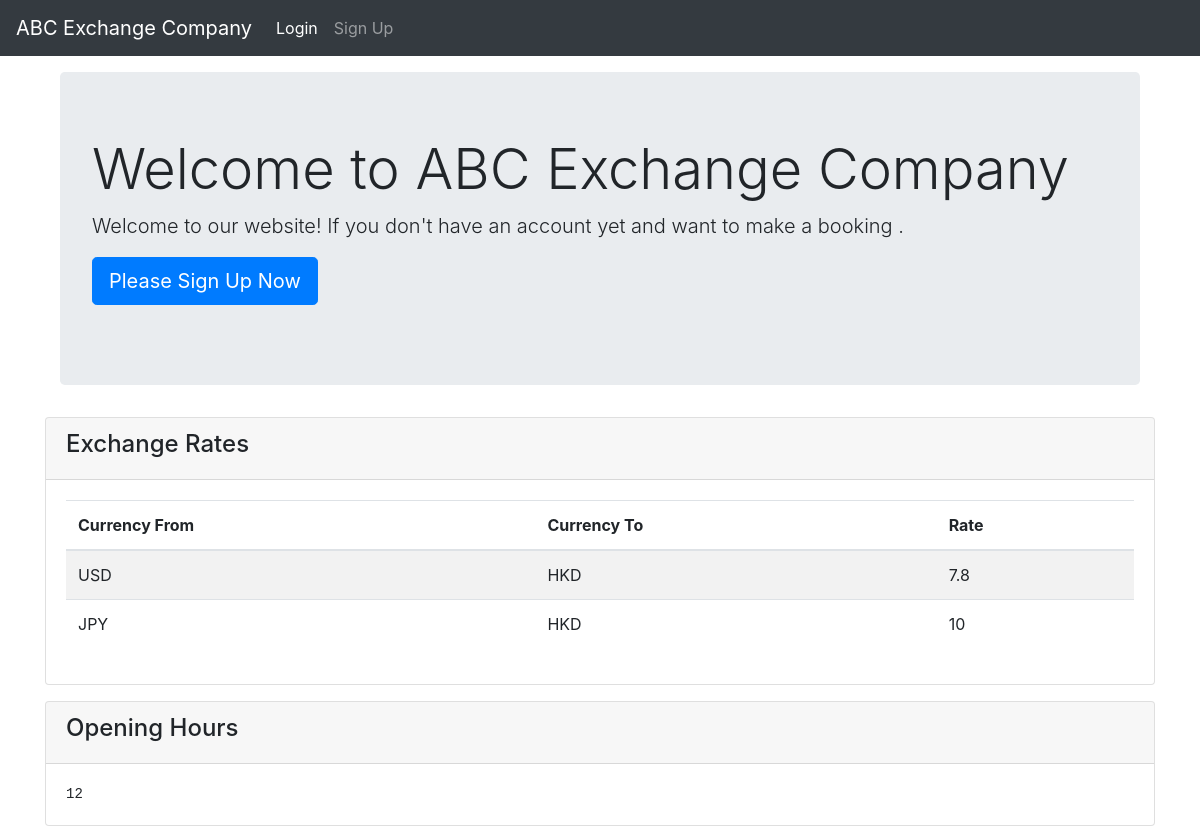
Before: / with the older database file.
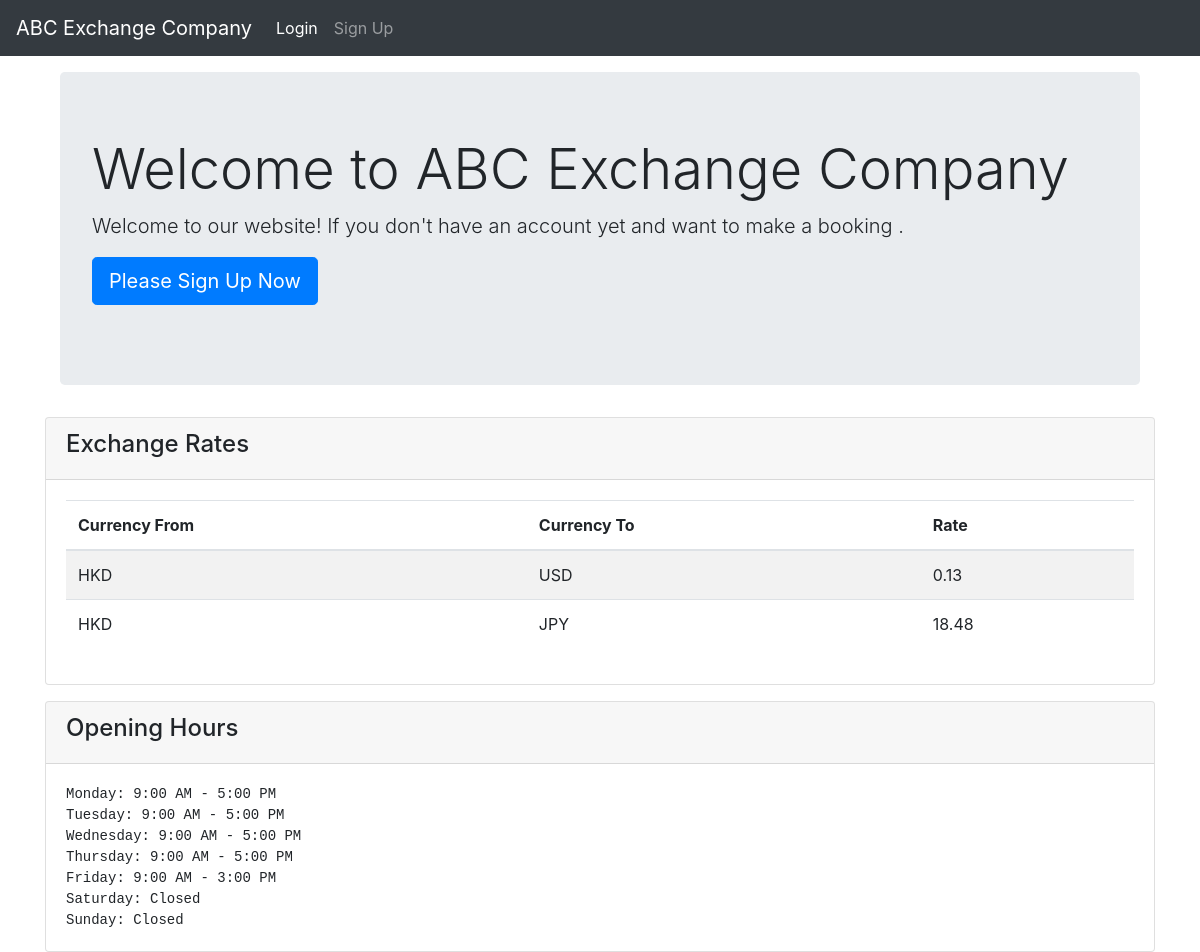
After: the same page with the newer database file.
### tables this page shows
CREATE TABLE exchange_rates (
    id INTEGER PRIMARY KEY AUTOINCREMENT,
    currency_from TEXT,
    currency_to TEXT,
    exchange_rate REAL
);

CREATE TABLE settings (
    id INTEGER PRIMARY KEY AUTOINCREMENT,
    office_hours TEXT,
    maintenance_mode INTEGER,
    cutoff_time TEXT,
    updated_at TIMESTAMP DEFAULT CURRENT_TIMESTAMP
);

### index.php (the view)
<?php
include 'header.php';
$db = new SQLite3('database.db');
$query = "SELECT * FROM exchange_rates";
$result = $db->query($query);
$query = "SELECT office_hours FROM settings WHERE id = '1'";
$office_hours_result = $db->query($query);
$office_hours = $office_hours_result->fetchArray(SQLITE3_ASSOC)['office_hours'];
?>
<div class="container">
<div class="container">
    <div class="jumbotron mt-3">
        <h1 class="display-4">Welcome to ABC Exchange Company</h1>
        <p class="lead">Welcome to our website! If you don't have an account yet and want to make a booking .</p>
        <p > <a href="signup.php" class="btn btn-primary btn-lg">Please Sign Up Now</a></p>
    </div>
</div>
<div class="row mt-3">
    <div class="col-md-12">
        <div class="card">
            <div class="card-header">
            <h4> Exchange Rates</h4>
            </div>
            <div class="card-body">
            <table class="table table-striped">
                <thead>
                    <tr>
                        <th>Currency From</th>
                        <th>Currency To</th>
                        <th>Rate</th>
                    </tr>
                </thead>
                <tbody>
                    <?php
                    while ($row = $result->fetchArray(SQLITE3_ASSOC)) {
                        echo '<tr>
                            <td>' . htmlspecialchars($row['currency_from']) . '</td>
                            <td>' . htmlspecialchars($row['currency_to']) . '</td>
                            <td>' . htmlspecialchars($row['exchange_rate']) . '</td>
                        </tr>';
                    }
                    ?>
                </tbody>
            </table>
        </div>
    </div>
    <div class="row mt-3">
    <div class="col-md-12">
        <div class="card">
            <div class="card-header">
                <h4>Opening Hours</h4>
            </div>
            <div class="card-body">
                <pre class="card-text"><?php echo htmlspecialchars($office_hours); ?></pre>
            </div>
        </div>
    </div>
</div>
</div>
<?php
include 'footer.php';
?>

Changed rows visible on the page:
changed exchange_rates "USD": currency_from "USD" → "HKD"; currency_to "HKD" → "USD"; exchange_rate "7.8" → "0.13"
changed exchange_rates "JPY": currency_from "JPY" → "HKD"; currency_to "HKD" → "JPY"; exchange_rate "10" → "18.48"
changed settings: office_hours "12" → "Monday: 9:00 AM - 5:00 PM Tuesday: 9:00 AM - 5:00 PM Wednesday: 9:00 AM - 5:00 PM Thursday: 9:00 AM - 5:00 PM Friday: 9:00 AM - 3:00 PM Saturday: Closed Sunday: Closed"
